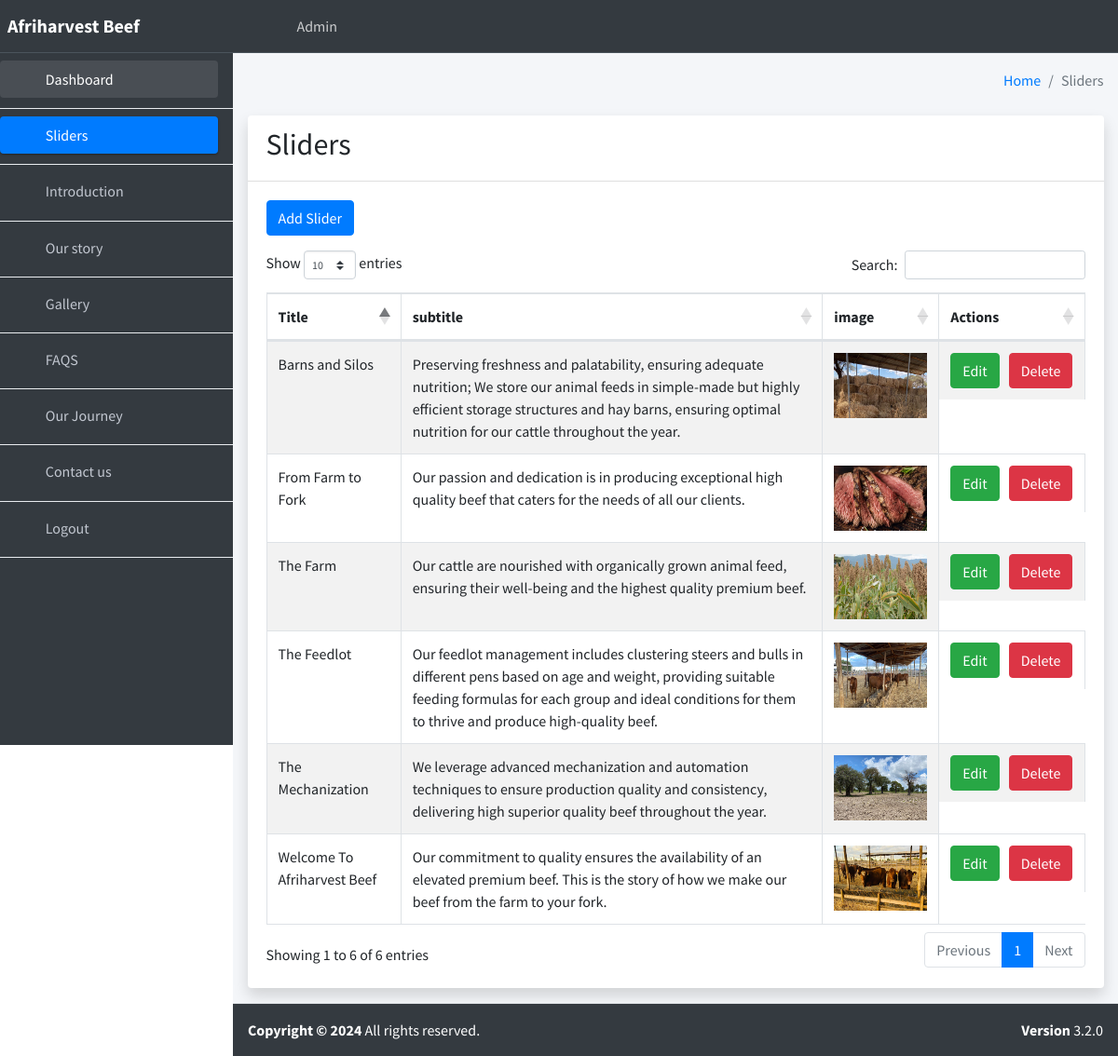
Page /slider (signed in) on the committed database.
### mainapp/models.py (models this page shows)
class Slider(models.Model):
    user = models.ForeignKey(User,null=True,blank=True, on_delete=models.CASCADE)
    title = models.CharField(max_length=200)
    sub_title = models.TextField()
    image = models.FileField(upload_to='images',blank=True,null=True)

### mainapp/decorators.py (the view)
        def wrapper_func(request, *args, **kwargs):
            group = None
            if request.user.groups.exists():
               group = request.user.groups.all()[0].name
            if group in allowed_roles:
               return view_func(request, *args, **kwargs)
            else:
                return HttpResponse('You are not authorized to view this page')

### mainapp/forms.py
class SliderForm(ModelForm):
    class Meta:
        model = Slider
        fields = ['image','title','sub_title']
        widgets = {
            'image': forms.ClearableFileInput(attrs={'class': 'form-control'}),
            'title': forms.TextInput(attrs={'class': 'form-control', 'placeholder': 'Enter title'}),
            'sub_title': forms.TextInput(attrs={'class': 'form-control', 'placeholder': 'Enter sub-title'}),
        }

### mainapp/admins.py (called while the page is built)
@login_required(login_url='login_user')
@allowed_users(allowed_roles=['admins'])
def slider(request):
    slider = Slider.objects.filter(user_id=request.user.id)
    if request.method == 'POST':
        form = SliderForm(request.POST or None,request.FILES or None)
        if form.is_valid():
            data = form.save(commit=False)
            data.user = request.user
            data.save()
            messages.success(request,'slider saved successfully')
            return redirect('slider')
        else:
            messages.error(request,'something went wrong')
            return redirect('slider')
    else:
        form = SliderForm()
    context={
        'form': form,
        'slider': slider,
    }
    return render(request, 'pages/admins/sliders.html',context)

### mainapp/templates/pages/admins/sliders.html (shortened to what this page needs)
{% extends 'pages/admins/base.html' %}
{% block content %}
<div class="content-header">
  <div class="container-fluid">
    <div class="row mb-2">
      <div class="col-sm-6">
      </div>
      <div class="col-sm-6">
        <ol class="breadcrumb float-sm-right">
          <li class="breadcrumb-item"><a href="{% url 'admin_home' %}">Home</a></li>
          <li class="breadcrumb-item active">Sliders</li>
        </ol>
      </div>
    </div>
  </div>
</div>
<section class="content">
  <div class="container-fluid">
    <div class="row">
      <div class="col-lg-12 col-md-6 col-sm-3">
        <div class="card shadow">
          <div class="card-header">
            <h2>Sliders</h2>
          </div>
          <div class="card-body">
            <button type="button" class="btn btn-primary mb-3" data-toggle="modal" data-target="#staticBackdrop">
              Add Slider
             </button>
            <div class="table-responsive animate__animated animate__fadeIn">
              <table id="mytable" class="table table-bordered table-striped">
                <thead>
                  <tr>
                    <th>Title</th>
                    <th>subtitle</th>
                    <th>image</th>
                    <th>Actions</th>
                  </tr>
                </thead>
                <tbody>
                  {% for s in  slider %}
                    <tr>
                        <td>{{ s.title }}</td>
                        <td>{{ s.sub_title}}</td>
                        <td><img src="{{ s.image.url }}" alt="" style="width: 100px;height: 70px;"></td>
                        <td style="display:flex;">
                            <a href="" class="btn btn-success" style="margin-right: 10px;">Edit</a>
                            <a onclick="return confirm('Are you you want to delete?')" href="" class="btn btn-danger">Delete</a>
                        </td>
                    </tr>
                  {% endfor %}
                </tbody>
              </table>
            </div>
          </div>
        </div>
      </div>
    </div>
  </div>
</section>
{% endblock %}

### rows in the picture
Slider: title "Welcome To Afriharvest Beef", sub_title "Our commitment to quality ensures the availability of an elevated premium beef. This is the story of how we make our beef from the farm to your fork.", image (picture)
Slider: title "The Feedlot", sub_title "Our feedlot management includes clustering steers and bulls in different pens based on age and weight, providing suitable feeding formulas for each group and ideal conditions for them to thrive and produce high-quality beef.", image (picture)
Slider: title "Barns and Silos", sub_title "Preserving freshness and palatability, ensuring adequate nutrition; We store our animal feeds in simple-made but highly efficient storage structures and hay barns, ensuring optimal nutrition for our cattle throughout the year.", image (picture)
Slider: title "The Farm", sub_title "Our cattle are nourished with organically grown animal feed, ensuring their well-being and the highest quality premium beef.", image (picture)
Slider: title "From Farm to Fork", sub_title "Our passion and dedication is in producing exceptional high quality beef that caters for the needs of all our clients.", image (picture)
Slider: title "The Mechanization", sub_title "We leverage advanced mechanization and automation techniques to ensure production quality and consistency, delivering high superior quality beef throughout the year.", image (picture)
